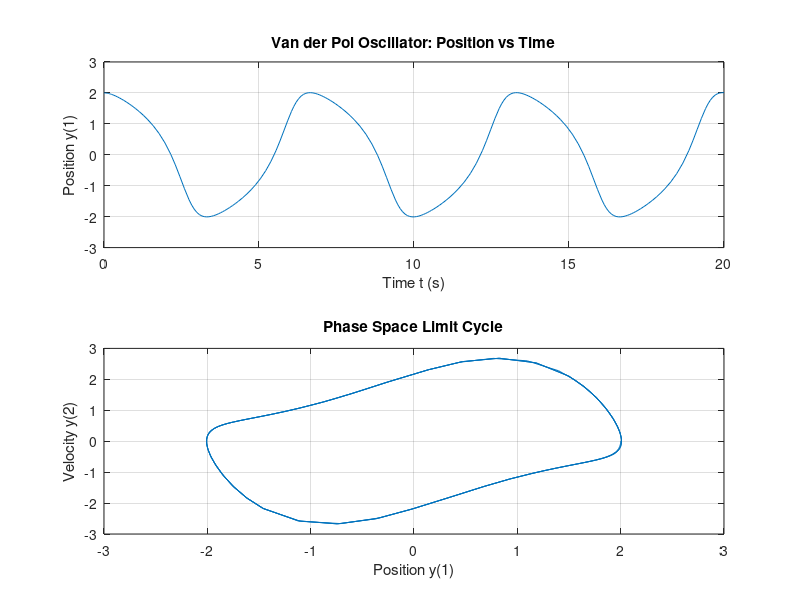

The MATLAB source for this figure:
% Van der Pol Relaxation Oscillator
mu = 1.0;
f = @(t, y) [y(2); mu * (1 - y(1)^2) * y(2) - y(1)];
[t, y] = ode45(f, [0, 20], [2; 0]);

figure(1);
subplot(2, 1, 1);
plot(t, y(:, 1));
title('Van der Pol Oscillator: Position vs Time');
xlabel('Time t (s)');
ylabel('Position y(1)');
grid on;

subplot(2, 1, 2);
plot(y(:, 1), y(:, 2));
title('Phase Space Limit Cycle');
xlabel('Position y(1)');
ylabel('Velocity y(2)');
grid on;
